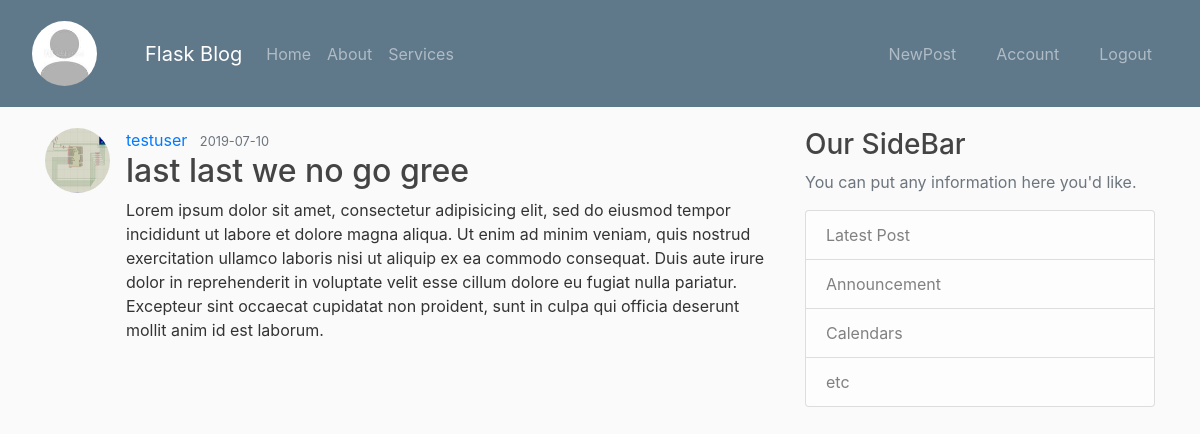
/post/3 (signed in), run on the app's committed database.
### first_tutorial/models.py (models this page shows, shortened)
class User(db.Model,UserMixin):
	id =db.Column(db.Integer,primary_key=True)
	username=db.Column(db.String(20), unique=True,nullable=False)
	email=db.Column(db.String(120), unique=True,nullable=False)
	image_file = db.Column(db.String(20),nullable=False,default='default.jpg')
	password = db.Column(db.String(60),nullable= False)
	posts=db.relationship('Post', backref='author',lazy=True)

class Post(db.Model):
	id =db.Column(db.Integer,primary_key=True)
	title=db.Column(db.String(100),nullable=False)
	date_posted=db.Column(db.DateTime,nullable=False, default=datetime.utcnow)
	content = db.Column(db.Text, nullable=False)
	user_id= db.Column(db.Integer,db.ForeignKey('user.id'),nullable=False)

### first_tutorial/posts/routes.py (the view)
@posts.route("/post/<int:post_id>")
def post(post_id):
	post = Post.query.get_or_404(post_id)
	return render_template('post.html',title=post.title,post=post)

### first_tutorial/models.py (called while the page is built)
@login_manager.user_loader
def load_user(user_id):
	return User.query.get(int(user_id))

### first_tutorial/templates/post.html (shortened to what this page needs)
{% extends "layout.html" %}
{% block content %}
		<article class="media content-section">
			<img class="rounded-circle article-img" src="{{url_for('static', filename='profile_pics/'+post.author.image_file)}}">
			<div class="media-body">
				<div class="aricle-metadata">
					<a class="mr-2" href="{{url_for('users.user_posts',username=post.author.username)}}">
					{{ post.author.username}}					</a>
					<small class="text-muted">
						 {{post.date_posted.strftime('%Y-%m-%d')}}
					</small>
				</div>
				<h2 class="article-title">{{ post.title}}
				</h2>
					<p class="aricle-content">{{post.content}}</p>
			</div>
		</article>
{% endblock content %}

### first_tutorial/templates/layout.html (shortened to what this page needs)
<html>
<head>
    <link rel="stylesheet" href="https://maxcdn.bootstrapcdn.com/bootstrap/4.0.0-beta/css/bootstrap.min.css">
    <link rel="stylesheet" type="text/css" href="{{url_for('static',filename='main.css') }}">
</head>
<body>
	<nav class="navbar navbar-expand-sm navbar-dark bg-steel fixed-top mb-4">
    {% if current_user.is_authenticated %}
     <div class="navbar-brand">
              <a class="nav-link" href="{{url_for('post.new_post')}}"><img class="rounded-circle article-img" src="{{url_for('static', filename='profile_pics/'+current_user.image_file)}}"></a>
          </div>
      {% endif %}
        <a class="navbar-brand" href="/home">Flask Blog</a>
            <div class="collapse navbar-collapse" id="navbarNav">
              <ul class="navbar-nav">
                  <li class="nav-item">
                      <a class="nav-link" href="{{url_for('main.home')}}">Home</a>
                  </li>
                  <li class="nav-item">
                      <a class="nav-link" href="{{url_for('main.about')}}t">About</a>
                  </li>
                  <li class="nav-item">
                      <a class="nav-link" href="#">Services</a>
                  </li>
              </ul>
            </div>
            <div class="navbar-nav">
            {% if current_user.is_authenticated %}
             <li class="nav-item">
                      <a class="nav-link mr-4" href="{{url_for('post.new_post')}}">NewPost</a>
                  </li>
             <li class="nav-item">
                      <a class="nav-link mr-4" href="{{url_for('users.account')}}">Account</a>
                  </li>
                   <li class="nav-item">
                    <a class="nav-link mr-4" href="{{url_for('users.logout')}}">Logout</a>
                  </li>
                  {% endif %}
              </div>
    </nav>
    <main role="main" class="container pt-5">
    	<div class="row">
    		<div class="col-md-8">
   			{% block content%}{%endblock%}
    		</div>
    			<div class="col-md-4">
    				<div class="content-section">
    					<h3 >Our SideBar </h3>
    					<p class="text-muted">You can put any information here you'd like.
    						<ul class="list-group">
    							<li class="list-group-item list-group-item-light">Latest Post</li>
    							<li class="list-group-item list-group-item-light">Announcement</li>
    							<li class="list-group-item list-group-item-light">Calendars</li>
    							<li class="list-group-item list-group-item-light">etc</li>
    						</ul></p>
    				</div>
    			</div>
    		</div>
    </main>
</body>
</html>

### first_tutorial/static/main.css (style rules this page uses)
body { background: #fafafa; color: #333333; margin-top: 5rem; }
h1,h2,h3,h4,h5,h6 { color: #444444; }
.bg-steel { background-color: #5f788a; }
.article-title { color: #444444 }
.article-img { height:65px; width: 65px; margin-right: 16px }

### data on the page
User: image_file (placeholder picture)
User: image_file (picture), author.username "testuser"
Post: date_posted "2019-07-10", title "last last we no go gree", content "Lorem ipsum dolor sit amet, consectetur adipisicing elit, sed do eiusmod tempor incididunt ut labore et dolore magna aliqua. Ut enim ad minim veniam, quis nostrud exercitation ullamco laboris nisi ut aliquip ex ea commodo consequat. Duis aute irure dolor in reprehenderit in voluptate velit esse cillum dolore eu fugiat nulla pariatur. Excepteur sint occaecat cupidatat non proident, sunt in culpa qui officia deserunt mollit anim id est laborum."
